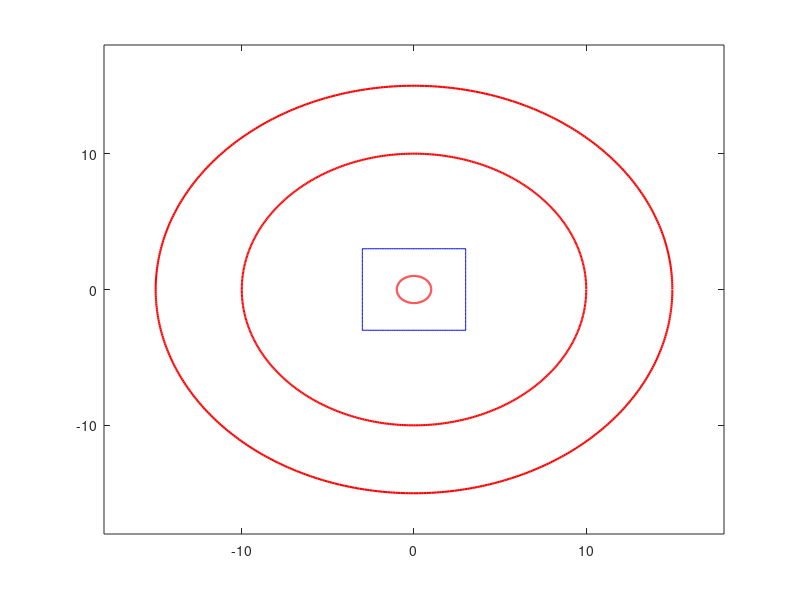
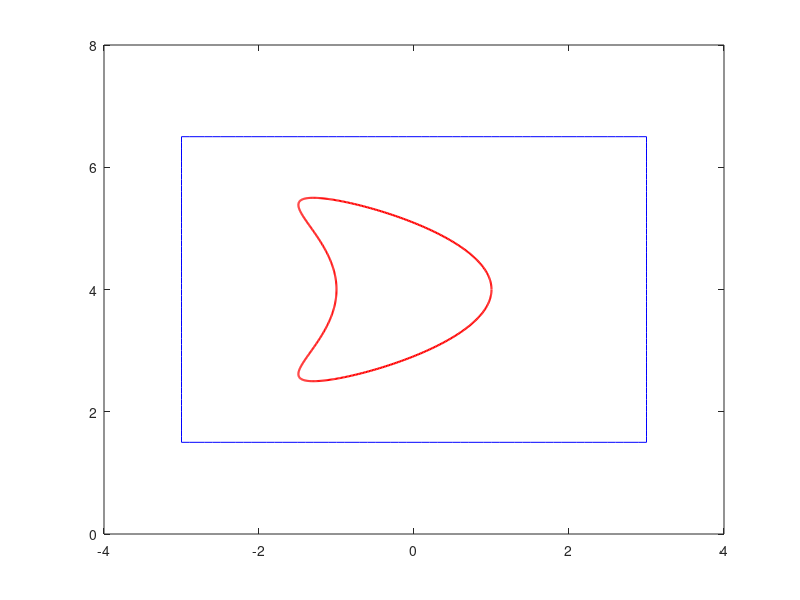

Here is the MATLAB script that generated these plots, in order:
%% The plot of obstacle and sampling domain
figure,%circle
x=-3:0.1:3;h=0;
y=-3:0.1:3;
plot(x,(-3+h)*ones(size(x)),'b');
hold on
plot(x,(3+h)*ones(size(x)),'b');
hold on
plot(-3*ones(size(y)),y+h,'b');
hold on
plot(3*ones(size(y)),y+h,'b');
hold on
s=0:0.01:2*pi;
rho=1;
plot(rho*cos(s),rho*sin(s)+h,'r','linewidth',1.5);
axis([-18 18 -18 18]);
hold on
s=0:0.01:2*pi;
rho=10;
plot(rho*cos(s),rho*sin(s)+h,'r','linewidth',1.5);
axis([-18 18 -18 18]);hold on
s=0:0.01:2*pi;
rho=15;
plot(rho*cos(s),rho*sin(s)+h,'r','linewidth',1.5);
axis([-18 18 -18 18]);

figure,%kite
z=1.5:0.1:6.5;
plot(x,1.5*ones(size(x)),'b');
hold on
plot(x,6.5*ones(size(x)),'b');
hold on
plot(-3*ones(size(z)),z,'b');
hold on
plot(3*ones(size(z)),z,'b');
hold on
s=0:0.01:2*pi;
xs=cos(s)+0.65*cos(2*s)-0.65;  
ys=1.5*sin(s) ;
scale=1;
xs=scale*xs;
ys=scale*ys;
x_shift=0;y_shift=4;
xs=xs+x_shift;ys=ys+y_shift;
plot(xs,ys,'r','linewidth',1.5);
axis([-4 4 0 8]);


